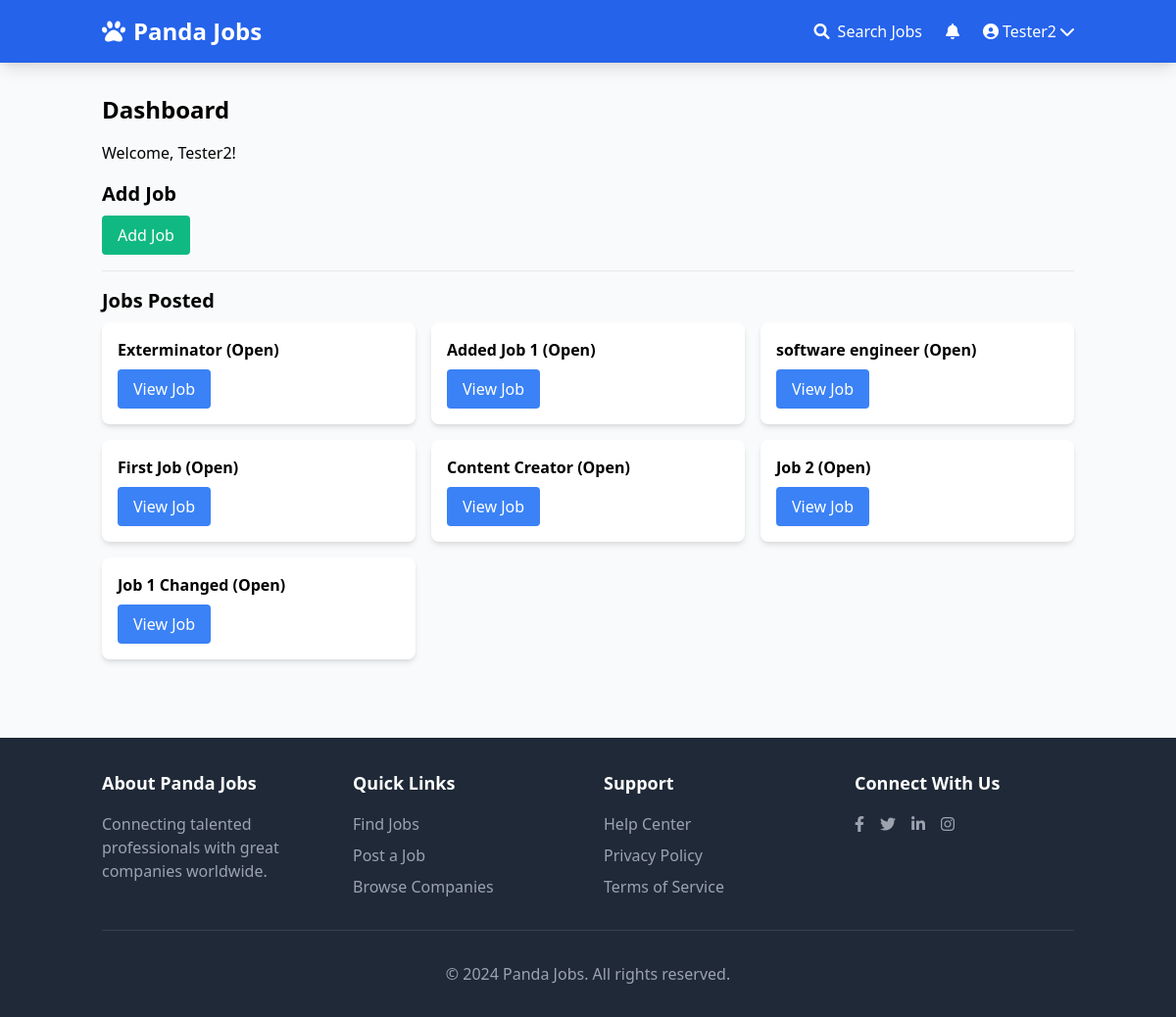
The app's page /userprofile/dashboard/ (signed in) with its own data.
### apps/jobs/models.py (models this page shows, shortened)
class Job(models.Model):
    SIZE_1_9 = 'size_1_9'
    SIZE_10_49 = 'size_10_49'
    SIZE_50_99 = 'size_50_99'
    SIZE_100 = 'size_100'
    SIZE_CHOICES = (
        (SIZE_1_9, '1-9'),
        (SIZE_10_49, '10-49'),
        (SIZE_50_99, '50-99'),
        (SIZE_100, '100+'),
    )
    OPEN = 'open'
    CLOSED = 'closed'
    ARCHIVED = 'archived'
    STATUS_CHOICES = (
        (OPEN, 'Open'),
        (CLOSED, 'Closed'),
        (ARCHIVED, 'Archived'),
    )
    REMOTE = 'remote'
    ONSITE = 'onsite'
    HYBRID = 'hybrid'
    WORK_TYPE_CHOICES = (
        (REMOTE, 'Remote'),
        (ONSITE, 'On-site'),
        (HYBRID, 'Hybrid'),
    )
    title = models.CharField(max_length=100)
    slug = models.SlugField(max_length=100, unique=True, blank=True)
    summary = models.TextField()
    full_description = models.TextField()
    company_name = models.CharField(max_length=100)
    company_location = models.CharField(max_length=100, blank=True, null=True)
    company_country = CountryField(blank_label="(select country)", default="Nigeria")
    company_size = models.CharField(max_length=20, choices=SIZE_CHOICES, default=SIZE_1_9)
    salary_min = models.DecimalField(max_digits=10, decimal_places=2, null=True, blank=True)
    salary_max = models.DecimalField(max_digits=10, decimal_places=2, null=True, blank=True)
    work_type = models.CharField(max_length=20, choices=WORK_TYPE_CHOICES, default=ONSITE)
    created_by = models.ForeignKey(User, related_name='jobs', on_delete=models.CASCADE)
    created_at = models.DateTimeField(auto_now_add=True)
    updated_at = models.DateTimeField(auto_now=True)
    status = models.CharField(max_length=20, choices=STATUS_CHOICES, default=OPEN)
    class Meta:
        ordering = ['-created_at']
        indexes = [
            models.Index(fields=['status', '-created_at']),
            models.Index(fields=['company_country', 'status']),
        ]

### apps/userprofile/views.py (the view)
# urls.py: path('dashboard/', dashboard, name='dashboard'),
@login_required
def dashboard(request):
    return render(request, 'dashboard.html', {'userprofile':request.user.userprofile})

### apps/notifications/context_processors.py (called while the page is built)
def notification(request):
    if request.user.is_authenticated:
        return {'notifications': request.user.notifications.filter(is_read=False)}
    else:
        return {'notifications': []}

### apps/userprofile/templates/dashboard.html (shortened to what this page needs)
{% extends 'base.html' %}
{% block content %}
    <h1 class="text-2xl font-bold mb-4">Dashboard</h1>
    <p class="mb-4">Welcome, {{ request.user.username }}!</p>
    {% if userprofile.is_employer %}
        <h2 class="text-xl font-semibold mb-2">Add Job</h2>
        <a href="{% url 'add_job' %}" class="inline-block px-4 py-2 bg-green-500 text-white rounded hover:bg-green-600 transition duration-300">Add Job</a>
        <hr class="my-4">
        <h2 class="text-xl font-semibold mb-2">Jobs Posted</h2>
        {% if request.user.jobs.all %}
            <div class="grid grid-cols-1 md:grid-cols-2 lg:grid-cols-3 gap-4">
                {% for job in request.user.jobs.all %}
                    <div class="bg-white p-4 rounded-lg shadow-md">
                        <p class="font-semibold">{{ job.title }} ({{ job.get_status_display }})</p>
                        <a href="{% url 'view_dashboard_job' job.id %}" class="inline-block mt-2 px-4 py-2 bg-blue-500 text-white rounded hover:bg-blue-600 transition duration-300 hover:shadow-md">View Job</a>
                    </div>
                {% endfor %}
            </div>
        {% else %}
            <p class="mt-4">You don't have any jobs yet.</p>
        {% endif %}
    {% endif %}
{% endblock %}

### apps/core/templates/base.html (shortened to what this page needs)
{% load static %}
<!DOCTYPE html>
<html lang="en">
<head>
    <link href="https://cdn.jsdelivr.net/npm/tailwindcss@2.2.19/dist/tailwind.min.css" rel="stylesheet">
    <link rel="stylesheet" href="https://cdnjs.cloudflare.com/ajax/libs/font-awesome/6.0.0/css/all.min.css">
</head>
<body class="flex flex-col min-h-screen bg-gray-50">
    <nav class="bg-blue-600 py-4 shadow-lg">
        <div class="container mx-auto px-4 flex justify-between items-center">
            <a href="/" class="text-white text-2xl font-bold flex items-center">
                <i class="fas fa-paw mr-2"></i>
                Panda Jobs
            </a>
            <div class="flex items-center space-x-6">
                <a href="{% url 'job_list' %}" class="text-white hover:text-blue-200 transition">
                    <i class="fas fa-search mr-1"></i> Search Jobs
                </a>
                {% if user.is_authenticated %}
                    <div class="relative">
                        <a href="{% url 'notifications' %}" class="text-white hover:text-blue-200 transition">
                            <i class="fas fa-bell"></i>
                        </a>
                    </div>
                    <div class="relative" id="userMenu">
                        <button class="text-white hover:text-blue-200 transition flex items-center" id="userMenuButton">
                            <i class="fas fa-user-circle mr-1"></i>
                            {{ user.username }}
                            <i class="fas fa-chevron-down ml-1"></i>
                        </button>
                    </div>
                {% endif %}
            </div>
        </div>
    </nav>
    <main class="flex-grow container mx-auto py-8 px-4">
        {% block content %}
        {% endblock %}
    </main>
    <footer class="bg-gray-800 text-white py-8 mt-12">
        <div class="container mx-auto px-4">
            <div class="grid grid-cols-1 md:grid-cols-4 gap-8">
                <div>
                    <h3 class="text-lg font-semibold mb-4">About Panda Jobs</h3>
                    <p class="text-gray-400">Connecting talented professionals with great companies worldwide.</p>
                </div>
                <div>
                    <h3 class="text-lg font-semibold mb-4">Quick Links</h3>
                    <ul class="space-y-2">
                        <li><a href="{% url 'job_list' %}" class="text-gray-400 hover:text-white">Find Jobs</a></li>
                        <li><a href="#" class="text-gray-400 hover:text-white">Post a Job</a></li>
                        <li><a href="#" class="text-gray-400 hover:text-white">Browse Companies</a></li>
                    </ul>
                </div>
                <div>
                    <h3 class="text-lg font-semibold mb-4">Support</h3>
                    <ul class="space-y-2">
                        <li><a href="#" class="text-gray-400 hover:text-white">Help Center</a></li>
                        <li><a href="#" class="text-gray-400 hover:text-white">Privacy Policy</a></li>
                        <li><a href="#" class="text-gray-400 hover:text-white">Terms of Service</a></li>
                    </ul>
                </div>
                <div>
                    <h3 class="text-lg font-semibold mb-4">Connect With Us</h3>
                    <div class="flex space-x-4">
                        <a href="#" class="text-gray-400 hover:text-white"><i class="fab fa-facebook-f"></i></a>
                        <a href="#" class="text-gray-400 hover:text-white"><i class="fab fa-twitter"></i></a>
                        <a href="#" class="text-gray-400 hover:text-white"><i class="fab fa-linkedin-in"></i></a>
                        <a href="#" class="text-gray-400 hover:text-white"><i class="fab fa-instagram"></i></a>
                    </div>
                </div>
            </div>
            <div class="border-t border-gray-700 mt-8 pt-8 text-center text-gray-400">
                <p>&copy; {% now "Y" %} Panda Jobs. All rights reserved.</p>
            </div>
        </div>
    </footer>
</body>
</html>

### records on screen
Job: title "Exterminator", status "Open"
Job: title "Added Job 1", status "Open"
Job: title "software engineer", status "Open"
Job: title "First Job", status "Open"
Job: title "Content Creator", status "Open"
Job: title "Job 2", status "Open"
Job: title "Job 1 Changed", status "Open"

### other values on screen
{{ user.username }} "Tester2"
{{ request.user.username }} "Tester2"
